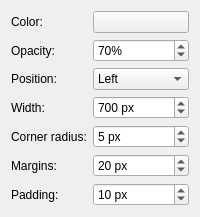
                 <widget class="QWidget" name="stackedWidgetPage2_2">
                  <layout class="QFormLayout" name="formLayout_5">
                   <property name="fieldGrowthPolicy">
                    <enum>QFormLayout::AllNonFixedFieldsGrow</enum>
                   </property>
                   <item row="0" column="0">
                    <widget class="QLabel" name="label_20">
                     <property name="text">
                      <string>Color:</string>
                     </property>
                    </widget>
                   </item>
                   <item row="0" column="1">
                    <widget class="QPushButton" name="btnThemeTextBackgroundColor">
                     <property name="sizePolicy">
                      <sizepolicy hsizetype="Preferred" vsizetype="Fixed">
                       <horstretch>0</horstretch>
                       <verstretch>0</verstretch>
                      </sizepolicy>
                     </property>
                     <property name="text">
                      <string/>
                     </property>
                    </widget>
                   </item>
                   <item row="1" column="0">
                    <widget class="QLabel" name="label_21">
                     <property name="text">
                      <string>Opacity:</string>
                     </property>
                    </widget>
                   </item>
                   <item row="1" column="1">
                    <widget class="QSpinBox" name="spnThemeTextBackgroundOpacity">
                     <property name="sizePolicy">
                      <sizepolicy hsizetype="Preferred" vsizetype="Fixed">
                       <horstretch>0</horstretch>
                       <verstretch>0</verstretch>
                      </sizepolicy>
                     </property>
                     <property name="suffix">
                      <string>%</string>
                     </property>
                     <property name="maximum">
                      <number>100</number>
                     </property>
                     <property name="value">
                      <number>70</number>
                     </property>
                    </widget>
                   </item>
                   <item row="2" column="0">
                    <widget class="QLabel" name="label_22">
                     <property name="text">
                      <string>Position:</string>
                     </property>
                    </widget>
                   </item>
                   <item row="2" column="1">
                    <widget class="QComboBox" name="cmbThemeTextPosition">
                     <item>
                      <property name="text">
                       <string>Left</string>
                      </property>
                     </item>
                     <item>
                      <property name="text">
                       <string>Center</string>
                      </property>
                     </item>
                     <item>
                      <property name="text">
                       <string>Right</string>
                      </property>
                     </item>
                     <item>
                      <property name="text">
                       <string>Stretched</string>
                      </property>
                     </item>
                    </widget>
                   </item>
                   <item row="3" column="0">
                    <widget class="QLabel" name="label_23">
                     <property name="text">
                      <string>Width:</string>
                     </property>
                    </widget>
                   </item>
                   <item row="3" column="1">
                    <widget class="QSpinBox" name="spnThemeTextWidth">
                     <property name="sizePolicy">
                      <sizepolicy hsizetype="Preferred" vsizetype="Fixed">
                       <horstretch>0</horstretch>
                       <verstretch>0</verstretch>
                      </sizepolicy>
                     </property>
                     <property name="suffix">
                      <string> px</string>
                     </property>
                     <property name="minimum">
                      <number>300</number>
                     </property>
                     <property name="maximum">
                      <number>9999</number>
                     </property>
                     <property name="value">
                      <number>700</number>
                     </property>
                    </widget>
                   </item>
                   <item row="4" column="1">
                    <widget class="QSpinBox" name="spnThemeTextRadius">
                     <property name="sizePolicy">
                      <sizepolicy hsizetype="Preferred" vsizetype="Fixed">
                       <horstretch>0</horstretch>
                       <verstretch>0</verstretch>
                      </sizepolicy>
                     </property>
                     <property name="suffix">
                      <string> px</string>
                     </property>
                     <property name="minimum">
                      <number>0</number>
                     </property>
                     <property name="maximum">
                      <number>100</number>
                     </property>
                     <property name="value">
                      <number>5</number>
                     </property>
                    </widget>
                   </item>
                   <item row="4" column="0">
                    <widget class="QLabel" name="label_24">
                     <property name="text">
                      <string>Corner radius:</string>
                     </property>
                    </widget>
                   </item>
                   <item row="5" column="0">
                    <widget class="QLabel" name="label_25">
                     <property name="text">
                      <string>Margins:</string>
                     </property>
                    </widget>
                   </item>
                   <item row="5" column="1">
                    <widget class="QSpinBox" name="spnThemeTextMargins">
                     <property name="sizePolicy">
                      <sizepolicy hsizetype="Preferred" vsizetype="Fixed">
                       <horstretch>0</horstretch>
                       <verstretch>0</verstretch>
                      </sizepolicy>
                     </property>
                     <property name="suffix">
                      <string> px</string>
                     </property>
                     <property name="minimum">
                      <number>0</number>
                     </property>
                     <property name="maximum">
                      <number>199</number>
                     </property>
                     <property name="value">
                      <number>20</number>
                     </property>
                    </widget>
                   </item>
                   <item row="6" column="0">
                    <widget class="QLabel" name="label_34">
                     <property name="text">
                      <string>Padding:</string>
                     </property>
                    </widget>
                   </item>
                   <item row="6" column="1">
                    <widget class="QSpinBox" name="spnThemeTextPadding">
                     <property name="sizePolicy">
                      <sizepolicy hsizetype="Preferred" vsizetype="Fixed">
                       <horstretch>0</horstretch>
                       <verstretch>0</verstretch>
                      </sizepolicy>
                     </property>
                     <property name="suffix">
                      <string> px</string>
                     </property>
                     <property name="minimum">
                      <number>0</number>
                     </property>
                     <property name="maximum">
                      <number>199</number>
                     </property>
                     <property name="value">
                      <number>10</number>
                     </property>
                    </widget>
                   </item>
                  </layout>
                 </widget>
